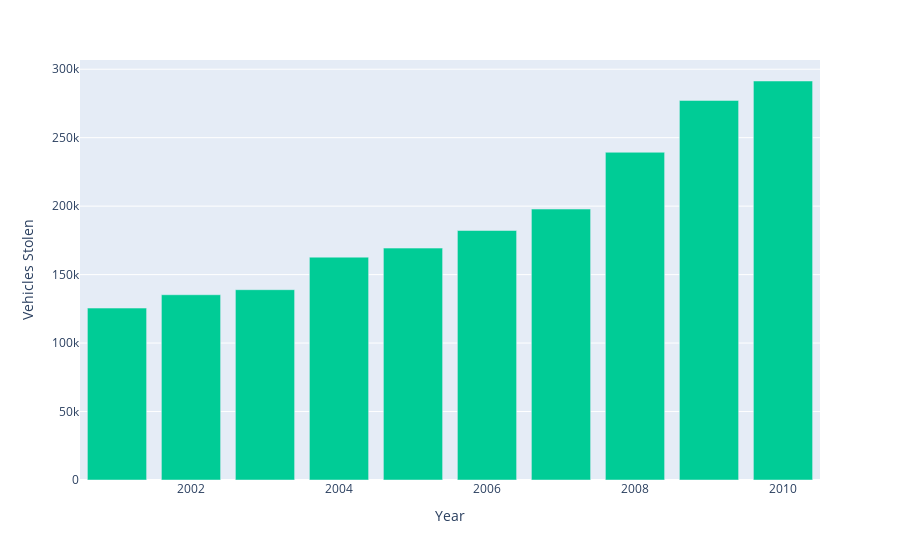

Notebook code cell kept with this figure:
### Code cell
g2 = pd.DataFrame(data2.groupby(['Year'])['Auto_Theft_Stolen'].sum().reset_index())

g2.columns = ['Year','Vehicles Stolen']

fig = px.bar(g2,x='Year',y='Vehicles Stolen',color_discrete_sequence=['#00CC96'])
fig.show()

### Figure 1 — Plotly figure (JSON) as saved in the notebook; plotly's stock layout.template omitted (floating-point values rounded to 4 significant figures)
{"data": [{"alignmentgroup": "True", "hovertemplate": "Year=%{x}<br>Vehicles Stolen=%{y}<extra></extra>", "legendgroup": "", "marker": {"color": "#00CC96", "pattern": {"shape": ""}}, "name": "", "offsetgroup": "", "orientation": "v", "showlegend": false, "textposition": "auto", "type": "bar", "x": [2001, 2002, 2003, 2004, 2005, 2006, 2007, 2008, 2009, 2010], "xaxis": "x", "y": [125542, 135294, 138976, 162746, 169350, 182200, 197860, 239334, 277200, 291388], "yaxis": "y"}], "layout": {"barmode": "relative", "legend": {"tracegroupgap": 0}, "margin": {"t": 60}, "xaxis": {"anchor": "y", "domain": [0, 1], "title": {"text": "Year"}}, "yaxis": {"anchor": "x", "domain": [0, 1], "title": {"text": "Vehicles Stolen"}}}}
